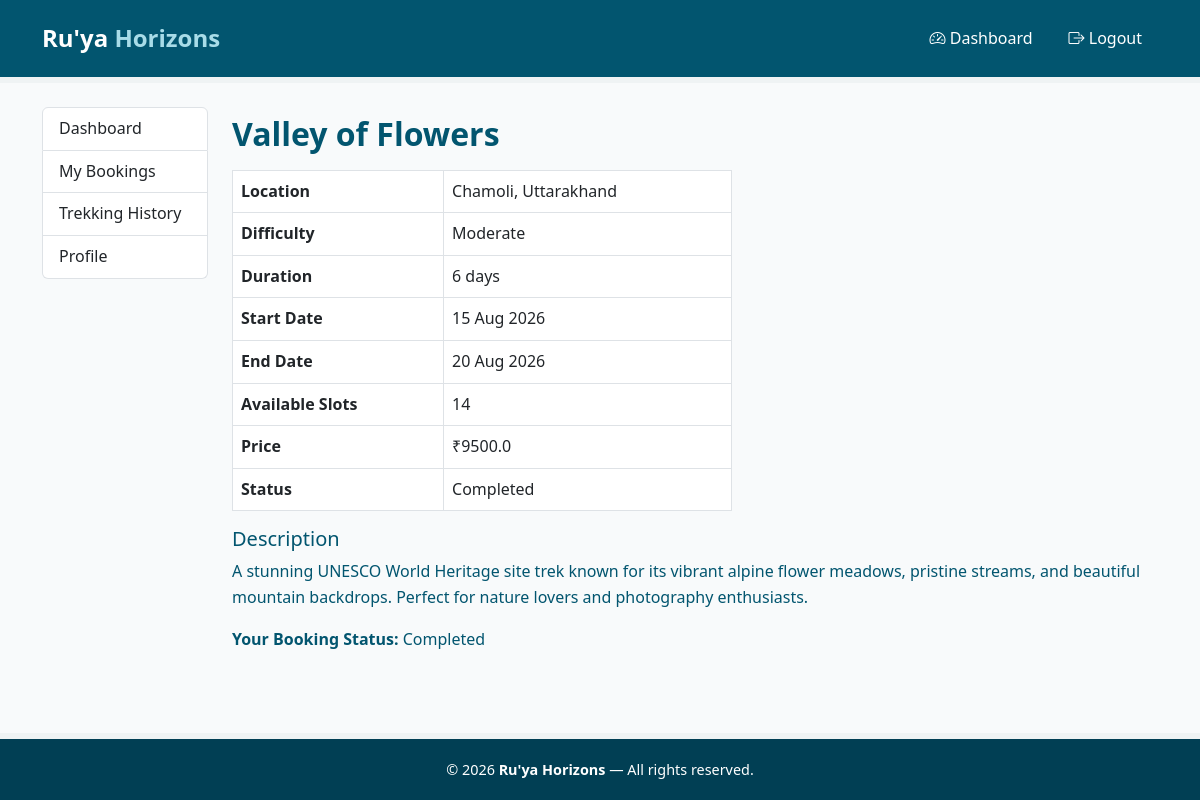
Before: /user/treks/2 (signed in) with the older database file.
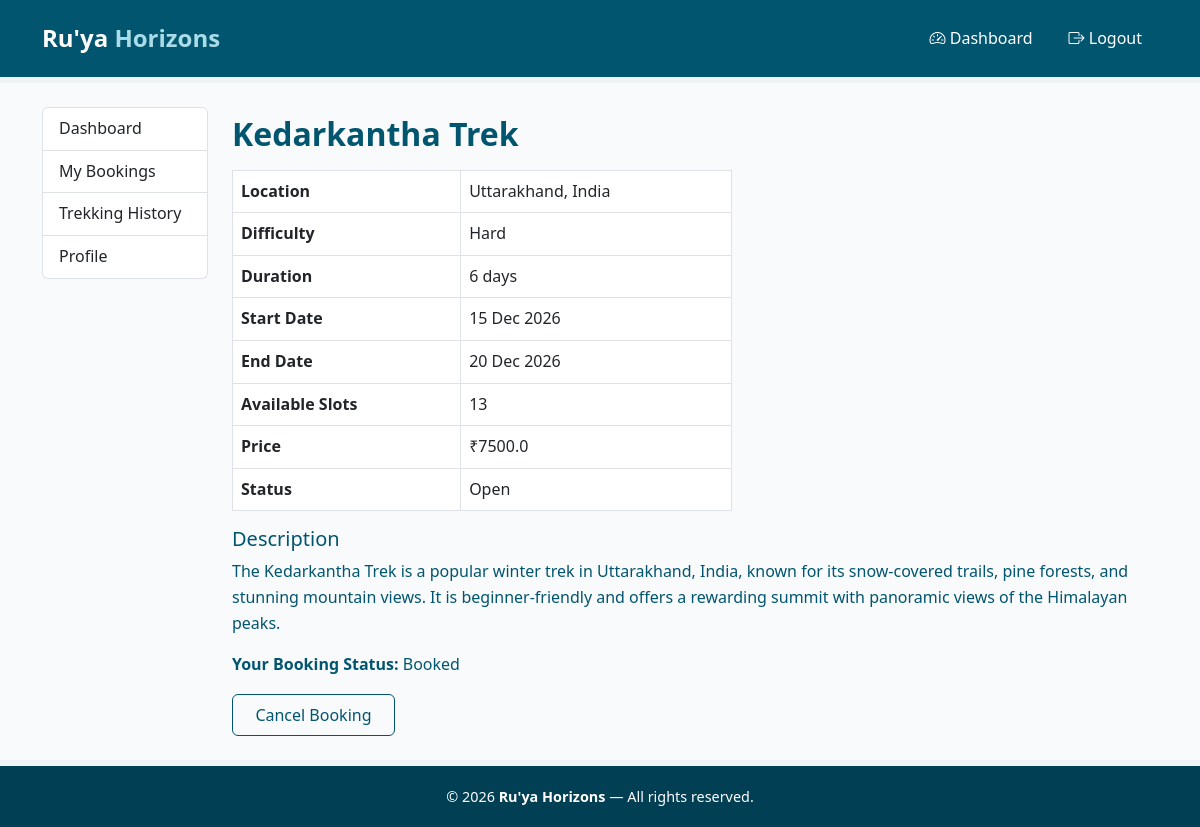
After: the same page with the newer database file.
### models.py (models this page shows)
class Trek(db.Model):
    __tablename__ = 'trek'
    id = db.Column(db.Integer, primary_key=True)
    name = db.Column(db.String(150), nullable=False)
    location = db.Column(db.String(150), nullable=False)
    difficulty = db.Column(db.String(50), nullable=False)
    duration = db.Column(db.Integer, nullable=False)
    total_slots = db.Column(db.Integer, nullable=False)
    available_slots = db.Column(db.Integer, nullable=False)
    status = db.Column(db.String(50), default='Pending') # pending, approved, open, closed, completed
    start_date = db.Column(db.Date, nullable=False)
    end_date = db.Column(db.Date, nullable=False)
    description = db.Column(db.Text, nullable=False)
    price = db.Column(db.Float, nullable=False)
    assigned_staff_id = db.Column(db.Integer, db.ForeignKey('staff.id'), nullable=True)
    bookings = db.relationship('Booking', backref='trek', lazy=True)

class Booking(db.Model):
    __tablename__ = 'booking'
    id = db.Column(db.Integer, primary_key=True)
    user_id = db.Column(db.Integer, db.ForeignKey('user.id'), nullable=False)
    trek_id = db.Column(db.Integer, db.ForeignKey('trek.id'), nullable=False)
    booking_date = db.Column(db.DateTime, default=datetime.utcnow)
    status = db.Column(db.String(50), default='Booked') # booked, cancelled, completed

### app.py (the view, shortened to what this page needs)
@app.route('/user/treks/<int:trek_id>', methods=['GET', 'POST'])
@login_required
def user_trek_details(trek_id):
    if current_user.role != 'trekker':
        return "Access denied: Trekkers only", 403
    trek = Trek.query.get_or_404(trek_id)
    existing_booking = Booking.query.filter_by(
        user_id=current_user.id,
        trek_id=trek.id
    ).filter(Booking.status != 'Cancelled').first()
    error = None
    return render_template('user_trek_details.html',
                            trek=trek,
                            existing_booking=existing_booking,
                            error=error)

### app.py (called while the page is built)
@login_manager.user_loader
def load_user(user_id):
    return User.query.get(int(user_id))

### templates/user_trek_details.html (shortened to what this page needs)
{% extends "base.html" %}
{% block content %}
<div class="container my-4">
    <div class="row">
        {% include "user_sidebar.html" %}
        <div class="col-md-9 col-lg-10">
            <h2 class="page-heading mt-2">{{ trek.name }}</h2>
            <table class="table table-bordered mt-3" style="max-width: 500px;">
                <tr><th>Location</th><td>{{ trek.location }}</td></tr>
                <tr><th>Difficulty</th><td>{{ trek.difficulty }}</td></tr>
                <tr><th>Duration</th><td>{{ trek.duration }} days</td></tr>
                <tr><th>Start Date</th><td>{{ trek.start_date.strftime('%d %b %Y') }}</td></tr>
                <tr><th>End Date</th><td>{{ trek.end_date.strftime('%d %b %Y') }}</td></tr>
                <tr><th>Available Slots</th><td>{{ trek.available_slots }}</td></tr>
                <tr><th>Price</th><td>&#8377;{{ trek.price }}</td></tr>
                <tr><th>Status</th><td>{{ trek.status }}</td></tr>
            </table>
            <h5>Description</h5>
            <p>{{ trek.description }}</p>
            {% if existing_booking %}
                <p><strong>Your Booking Status:</strong> {{ existing_booking.status }}</p>
                {% if existing_booking.status == 'Booked' %}
                <form method="POST">
                    <button type="submit" class="btn btn-outline-primary">Cancel Booking</button>
                </form>
                {% endif %}
            {% else %}
                <form method="POST">
                    <input type="hidden" name="action" value="book">
                    <button type="submit" class="btn btn-primary">Book Now</button>
                </form>
            {% endif %}
        </div>
    </div>
</div>
{% endblock %}

Changed rows visible on the page:
no longer on this page (row edited): Booking: status "Completed"
changed Trek: name "Valley of Flowers" → "Kedarkantha Trek"; location "Chamoli, Uttarakhand" → "Uttarakhand, India"; difficulty "Moderate" → "Hard"; start_date "15 Aug 2026" → "15 Dec 2026"; end_date "20 Aug 2026" → "20 Dec 2026"; available_slots "14" → "13"; price "9500.0" → "7500.0"; status "Completed" → "Open"; description "A stunning UNESCO World Heritage site trek known for its vibrant alpine flower meadows, pristine streams, and beautiful mountain backdrops. Perfect for nature lovers and photography enthusiasts." → "The Kedarkantha Trek is a popular winter trek in Uttarakhand, India, known for its snow-covered trails, pine forests, and stunning mountain views. It is beginner-friendly and offers a rewarding summit with panoramic views of the Himalayan peaks."
now on this page (row edited): Booking: status "Booked"
Other visible differences:
text now shown: "Cancel Booking"
